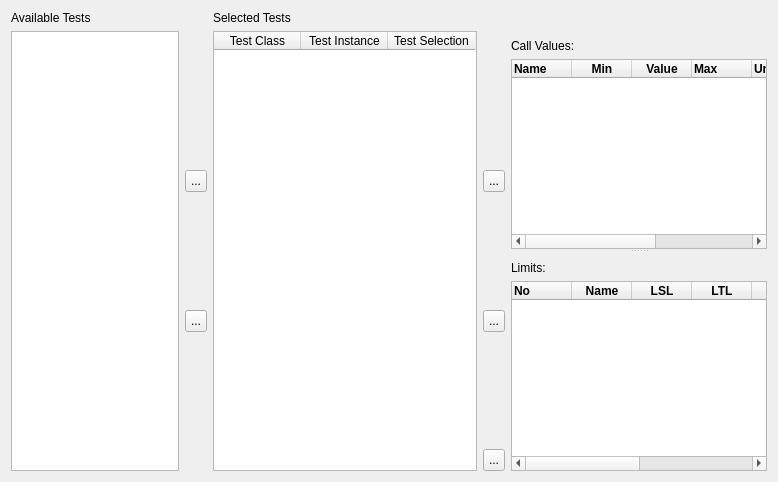
       <widget class="QWidget" name="testProgramTab">
        <attribute name="title">
         <string>Sequence</string>
        </attribute>
        <attribute name="toolTip">
         <string>Edit the test program propper</string>
        </attribute>
        <layout class="QGridLayout" name="gridLayout">
         <item row="0" column="1">
          <widget class="QLabel" name="availableLabel">
           <property name="text">
            <string>Available Tests</string>
           </property>
          </widget>
         </item>
         <item row="1" column="2">
          <layout class="QVBoxLayout" name="buttonsAddRemoveLayout">
           <item>
            <widget class="QLabel" name="label">
             <property name="sizePolicy">
              <sizepolicy hsizetype="Fixed" vsizetype="Fixed">
               <horstretch>0</horstretch>
               <verstretch>0</verstretch>
              </sizepolicy>
             </property>
             <property name="minimumSize">
              <size>
               <width>22</width>
               <height>22</height>
              </size>
             </property>
             <property name="maximumSize">
              <size>
               <width>22</width>
               <height>22</height>
              </size>
             </property>
             <property name="text">
              <string/>
             </property>
            </widget>
           </item>
           <item>
            <spacer name="verticalSpacer">
             <property name="orientation">
              <enum>Qt::Vertical</enum>
             </property>
             <property name="sizeHint" stdset="0">
              <size>
               <width>20</width>
               <height>40</height>
              </size>
             </property>
            </spacer>
           </item>
           <item>
            <widget class="QToolButton" name="testAdd">
             <property name="minimumSize">
              <size>
               <width>22</width>
               <height>22</height>
              </size>
             </property>
             <property name="maximumSize">
              <size>
               <width>22</width>
               <height>22</height>
              </size>
             </property>
             <property name="text">
              <string>...</string>
             </property>
            </widget>
           </item>
           <item>
            <spacer name="verticalSpacer_2">
             <property name="orientation">
              <enum>Qt::Vertical</enum>
             </property>
             <property name="sizeHint" stdset="0">
              <size>
               <width>20</width>
               <height>40</height>
              </size>
             </property>
            </spacer>
           </item>
           <item>
            <widget class="QToolButton" name="testRemove">
             <property name="minimumSize">
              <size>
               <width>22</width>
               <height>22</height>
              </size>
             </property>
             <property name="maximumSize">
              <size>
               <width>22</width>
               <height>22</height>
              </size>
             </property>
             <property name="text">
              <string>...</string>
             </property>
            </widget>
           </item>
           <item>
            <spacer name="verticalSpacer_3">
             <property name="orientation">
              <enum>Qt::Vertical</enum>
             </property>
             <property name="sizeHint" stdset="0">
              <size>
               <width>20</width>
               <height>40</height>
              </size>
             </property>
            </spacer>
           </item>
           <item>
            <widget class="QLabel" name="label_6">
             <property name="minimumSize">
              <size>
               <width>0</width>
               <height>22</height>
              </size>
             </property>
             <property name="maximumSize">
              <size>
               <width>22</width>
               <height>24</height>
              </size>
             </property>
             <property name="text">
              <string/>
             </property>
            </widget>
           </item>
          </layout>
         </item>
         <item row="1" column="4">
          <layout class="QVBoxLayout" name="buttonsUpDownExportLayout">
           <item>
            <widget class="QLabel" name="label_2">
             <property name="sizePolicy">
              <sizepolicy hsizetype="Fixed" vsizetype="Fixed">
               <horstretch>0</horstretch>
               <verstretch>0</verstretch>
              </sizepolicy>
             </property>
             <property name="minimumSize">
              <size>
               <width>22</width>
               <height>22</height>
              </size>
             </property>
             <property name="maximumSize">
              <size>
               <width>22</width>
               <height>22</height>
              </size>
             </property>
             <property name="text">
              <string/>
             </property>
            </widget>
           </item>
           <item>
            <spacer name="verticalSpacer_4">
             <property name="orientation">
              <enum>Qt::Vertical</enum>
             </property>
             <property name="sizeHint" stdset="0">
              <size>
               <width>20</width>
               <height>40</height>
              </size>
             </property>
            </spacer>
           </item>
           <item>
            <widget class="QToolButton" name="moveTestUp">
             <property name="minimumSize">
              <size>
               <width>22</width>
               <height>22</height>
              </size>
             </property>
             <property name="maximumSize">
              <size>
               <width>22</width>
               <height>22</height>
              </size>
             </property>
             <property name="text">
              <string>...</string>
             </property>
            </widget>
           </item>
           <item>
            <spacer name="verticalSpacer_5">
             <property name="orientation">
              <enum>Qt::Vertical</enum>
             </property>
             <property name="sizeHint" stdset="0">
              <size>
               <width>20</width>
               <height>40</height>
              </size>
             </property>
            </spacer>
           </item>
           <item>
            <widget class="QToolButton" name="moveTestDown">
             <property name="minimumSize">
              <size>
               <width>22</width>
               <height>22</height>
              </size>
             </property>
             <property name="maximumSize">
              <size>
               <width>22</width>
               <height>22</height>
              </size>
             </property>
             <property name="text">
              <string>...</string>
             </property>
            </widget>
           </item>
           <item>
            <spacer name="verticalSpacer_6">
             <property name="orientation">
              <enum>Qt::Vertical</enum>
             </property>
             <property name="sizeHint" stdset="0">
              <size>
               <width>20</width>
               <height>40</height>
              </size>
             </property>
            </spacer>
           </item>
           <item>
            <widget class="QToolButton" name="exportButton">
             <property name="minimumSize">
              <size>
               <width>22</width>
               <height>22</height>
              </size>
             </property>
             <property name="maximumSize">
              <size>
               <width>22</width>
               <height>22</height>
              </size>
             </property>
             <property name="text">
              <string>...</string>
             </property>
            </widget>
           </item>
          </layout>
         </item>
         <item row="0" column="3">
          <widget class="QLabel" name="selectedLabel">
           <property name="text">
            <string>Selected Tests</string>
           </property>
          </widget>
         </item>
         <item row="1" column="5">
          <widget class="QSplitter" name="testProgramLayout">
           <property name="orientation">
            <enum>Qt::Horizontal</enum>
           </property>
           <widget class="QSplitter" name="parametersLayout">
            <property name="orientation">
             <enum>Qt::Vertical</enum>
            </property>
            <widget class="QWidget" name="layoutWidget">
             <layout class="QVBoxLayout" name="inputParametersLayout">
              <item>
               <widget class="QLabel" name="parametersInputLabel">
                <property name="sizePolicy">
                 <sizepolicy hsizetype="Preferred" vsizetype="Fixed">
                  <horstretch>0</horstretch>
                  <verstretch>0</verstretch>
                 </sizepolicy>
                </property>
                <property name="minimumSize">
                 <size>
                  <width>0</width>
                  <height>22</height>
                 </size>
                </property>
                <property name="maximumSize">
                 <size>
                  <width>16777215</width>
                  <height>22</height>
                 </size>
                </property>
                <property name="text">
                 <string>Call Values:</string>
                </property>
                <property name="alignment">
                 <set>Qt::AlignBottom|Qt::AlignLeading|Qt::AlignLeft</set>
                </property>
               </widget>
              </item>
              <item>
               <widget class="QTableWidget" name="parametersInput">
                <property name="textElideMode">
                 <enum>Qt::ElideNone</enum>
                </property>
                <attribute name="horizontalHeaderDefaultSectionSize">
                 <number>60</number>
                </attribute>
                <column>
                 <property name="text">
                  <string>Name</string>
                 </property>
                 <property name="font">
                  <font>
                   <weight>75</weight>
                   <bold>true</bold>
                  </font>
                 </property>
                 <property name="textAlignment">
                  <set>AlignLeading|AlignVCenter</set>
                 </property>
                </column>
                <column>
                 <property name="text">
                  <string>Min</string>
                 </property>
                 <property name="font">
                  <font>
                   <weight>75</weight>
                   <bold>true</bold>
                  </font>
                 </property>
                </column>
                <column>
                 <property name="text">
                  <string>Value</string>
                 </property>
                 <property name="font">
                  <font>
                   <weight>75</weight>
                   <bold>true</bold>
                  </font>
                 </property>
                </column>
                <column>
                 <property name="text">
                  <string>Max</string>
                 </property>
                 <property name="toolTip">
                  <string>Maximum Value</string>
                 </property>
                 <property name="font">
                  <font>
                   <weight>75</weight>
                   <bold>true</bold>
                  </font>
                 </property>
                 <property name="textAlignment">
                  <set>AlignLeading|AlignVCenter</set>
                 </property>
                </column>
                <column>
                 <property name="text">
                  <string>Unit</string>
                 </property>
                 <property name="font">
                  <font>
                   <weight>75</weight>
                   <bold>true</bold>
                  </font>
                 </property>
                 <property name="textAlignment">
                  <set>AlignLeading|AlignVCenter</set>
                 </property>
                </column>
                <column>
                 <property name="text">
                  <string>fmt</string>
                 </property>
                 <property name="font">
                  <font>
                   <weight>75</weight>
                   <bold>true</bold>
                  </font>
                 </property>
                </column>
                <column>
                 <property name="text">
                  <string>Type</string>
                 </property>
                 <property name="font">
                  <font>
                   <weight>75</weight>
                   <bold>true</bold>
                  </font>
                 </property>
                </column>
               </widget>
              </item>
             </layout>
            </widget>
            <widget class="QWidget" name="layoutWidget">
             <layout class="QVBoxLayout" name="outputParametersLayout">
              <item>
               <widget class="QLabel" name="parametersOutputLabel">
                <property name="sizePolicy">
                 <sizepolicy hsizetype="Preferred" vsizetype="Fixed">
                  <horstretch>0</horstretch>
                  <verstretch>0</verstretch>
                 </sizepolicy>
                </property>
                <property name="minimumSize">
                 <size>
                  <width>0</width>
                  <height>22</height>
                 </size>
                </property>
                <property name="maximumSize">
                 <size>
                  <width>16777215</width>
                  <height>22</height>
                 </size>
                </property>
                <property name="text">
                 <string>Limits:</string>
                </property>
                <property name="alignment">
                 <set>Qt::AlignBottom|Qt::AlignLeading|Qt::AlignLeft</set>
                </property>
               </widget>
              </item>
              <item>
               <widget class="QTableWidget" name="parametersOutput">
                <property name="textElideMode">
                 <enum>Qt::ElideMiddle</enum>
                </property>
                <attribute name="horizontalHeaderDefaultSectionSize">
                 <number>60</number>
                </attribute>
                <column>
                 <property name="text">
                  <string>No</string>
                 </property>
                 <property name="font">
                  <font>
                   <weight>75</weight>
                   <bold>true</bold>
                  </font>
                 </property>
                 <property name="textAlignment">
                  <set>AlignLeading|AlignVCenter</set>
                 </property>
                </column>
                <column>
                 <property name="text">
                  <string>Name</string>
                 </property>
                 <property name="font">
                  <font>
                   <weight>75</weight>
                   <bold>true</bold>
                  </font>
                 </property>
                </column>
                <column>
                 <property name="text">
                  <string>LSL</string>
                 </property>
                 <property name="font">
                  <font>
                   <weight>75</weight>
                   <bold>true</bold>
                  </font>
                 </property>
                </column>
                <column>
                 <property name="text">
                  <string>LTL</string>
                 </property>
                 <property name="font">
                  <font>
                   <weight>75</weight>
                   <bold>true</bold>
                  </font>
                 </property>
                </column>
                <column>
                 <property name="text">
                  <string>UTL</string>
                 </property>
                 <property name="font">
                  <font>
                   <weight>75</weight>
                   <bold>true</bold>
                  </font>
                 </property>
                </column>
                <column>
                 <property name="text">
                  <string>USL</string>
                 </property>
                 <property name="toolTip">
                  <string>Upper Spec Limit</string>
                 </property>
                 <property name="font">
                  <font>
                   <weight>75</weight>
                   <bold>true</bold>
                  </font>
                 </property>
                 <property name="textAlignment">
                  <set>AlignLeading|AlignVCenter</set>
                 </property>
                </column>
                <column>
                 <property name="text">
                  <string>Unit</string>
                 </property>
                 <property name="font">
                  <font>
                   <weight>75</weight>
                   <bold>true</bold>
                  </font>
                 </property>
                 <property name="textAlignment">
                  <set>AlignLeading|AlignVCenter</set>
                 </property>
                </column>
                <column>
                 <property name="text">
                  <string>fmt</string>
                 </property>
                 <property name="font">
                  <font>
                   <weight>75</weight>
                   <bold>true</bold>
                  </font>
                 </property>
                </column>
               </widget>
              </item>
             </layout>
            </widget>
           </widget>
          </widget>
         </item>
         <item row="1" column="1">
          <widget class="QListWidget" name="availableTests">
           <property name="minimumSize">
            <size>
             <width>168</width>
             <height>0</height>
            </size>
           </property>
           <property name="maximumSize">
            <size>
             <width>165</width>
             <height>16777215</height>
            </size>
           </property>
           <property name="selectionMode">
            <enum>QAbstractItemView::ExtendedSelection</enum>
           </property>
          </widget>
         </item>
         <item row="1" column="3">
          <widget class="QTableWidget" name="selectedTests">
           <property name="sizePolicy">
            <sizepolicy hsizetype="Expanding" vsizetype="Expanding">
             <horstretch>0</horstretch>
             <verstretch>0</verstretch>
            </sizepolicy>
           </property>
           <property name="minimumSize">
            <size>
             <width>264</width>
             <height>0</height>
            </size>
           </property>
           <property name="maximumSize">
            <size>
             <width>250</width>
             <height>16777215</height>
            </size>
           </property>
           <attribute name="horizontalHeaderDefaultSectionSize">
            <number>87</number>
           </attribute>
           <attribute name="verticalHeaderStretchLastSection">
            <bool>false</bool>
           </attribute>
           <column>
            <property name="text">
             <string>Test Class</string>
            </property>
           </column>
           <column>
            <property name="text">
             <string>Test Instance</string>
            </property>
           </column>
           <column>
            <property name="text">
             <string>Test Selection</string>
            </property>
           </column>
          </widget>
         </item>
        </layout>
       </widget>
